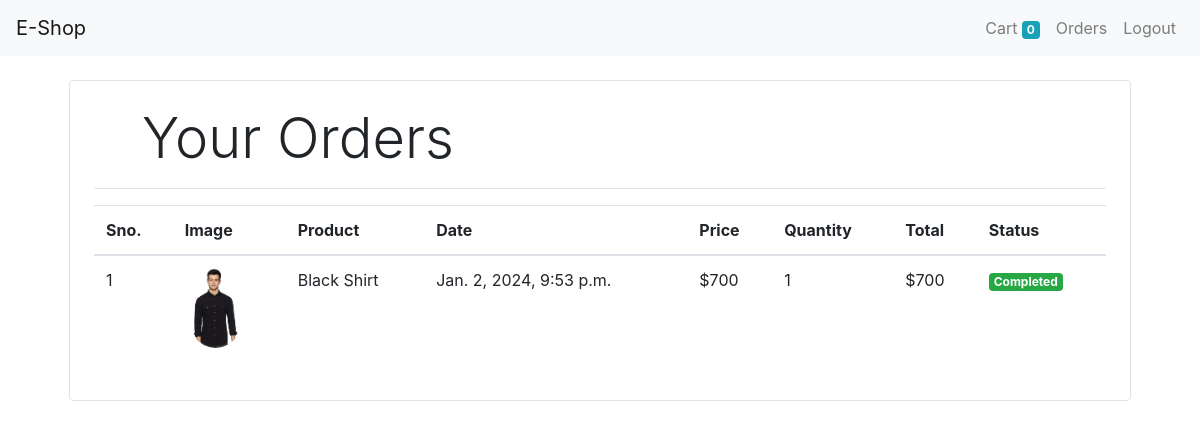
Page /orders (signed in) on the committed database.
### store/models/orders.py (models this page shows, shortened)
class Order(models.Model):
    product = models.ForeignKey(Product, on_delete=models.CASCADE)
    customer = models.ForeignKey(Customer, on_delete=models.CASCADE)
    quantity = models.IntegerField(default=1)
    price = models.IntegerField()
    address = models.CharField(max_length=255, default='',blank=True)
    phone = models.CharField(max_length=12, default='',blank=True)
    date = models.DateTimeField(default=datetime.datetime.today)
    status = models.BooleanField(default=False)
    def __str__(self):
        return f"Order {self.id} - Customer: {self.customer}"
    @staticmethod
    def get_orders_by_customer(customer_id):
        return Order.objects.filter(customer=customer_id).order_by('-date')

### store/models/product.py (models this page shows, shortened)
class Product(models.Model):
    category = models.ForeignKey(Category, on_delete=models.CASCADE)
    name = models.CharField(max_length= 50)
    price = models.IntegerField(default= 0)
    description = models.CharField(max_length=200, default= '', null=True, blank=True)
    image = models.ImageField(upload_to='uploads/products/')

### store/middlewares/auth.py (the view)
    def middleware(request):
        if not request.session.get('customer'):
            return redirect('store:login')
        response = get_response(request)
        return response

### store/models/customer.py (called while the page is built)
    def __str__(self):
        return self.first_name

### store/templatetags/custom_filter.py (called while the page is built)
@register.filter(name='currency')
def currency(number):
    return "$"+str(number)

@register.filter(name='multiply')
def multiply(number, number1):
    return number*number1

### store/views/orders.py (called while the page is built)
    def get(self , request ):
        customer = request.session.get('customer')
        orders = Order.get_orders_by_customer(customer)
        print(orders)
        return render(request , 'orders.html'  , {'orders' : orders})

### store/templates/orders.html
{% extends 'base.html' %}
{% block content %}
{% load cart %}
{% load custom_filter %}
<div class="container">
   <div class="border rounded p-4 m-4">
        <p class="display-4 pl-4 ml-4">Your Orders</p>
        <hr>
        <table class="table">
            <thead>
                <tr>
                    <th>Sno.</th>
                    <th>Image</th>
                    <th>Product</th>
                    <th>Date</th>
                    <th>Price</th>
                    <th>Quantity</th>
                    <th>Total</th>
                    <th>Status</th>
                </tr>
            </thead>
            <tbody>
                {% for order in orders %}
                <tr>
                    <td>{{forloop.counter}}</td>
                    <td><img style="height: 80px;" class="rounded-circle" src="{{order.product.image.url}}" alt=""></td>
                    <td>{{order.product.name}}</td>
                    <td>{{order.date}}</td>
                    <td>{{order.price|currency}}</td>
                    <td>{{order.quantity}}</td>
                    <td>{{order.quantity|multiply:order.price|currency}}</td>
                    {% if order.status %}
                    <td><small class="badge badge-success">Completed</small></td>
                    {%else%}
                    <td><small class="badge badge-warning">Pending</small></td>
                    {% endif %}
                </tr>
                {% endfor %}
            </tbody>
        </table>
   </div>
</div>
{% endblock %}

### rows in the picture
Order: product.image (picture), product.name "Black Shirt", date "Jan. 2, 2024, 9:53 p.m.", price "$700", quantity "1", quantity|multiply "$700", status "Completed"

### other values in the picture
{{ request.session.cart.keys|length }} "0"
